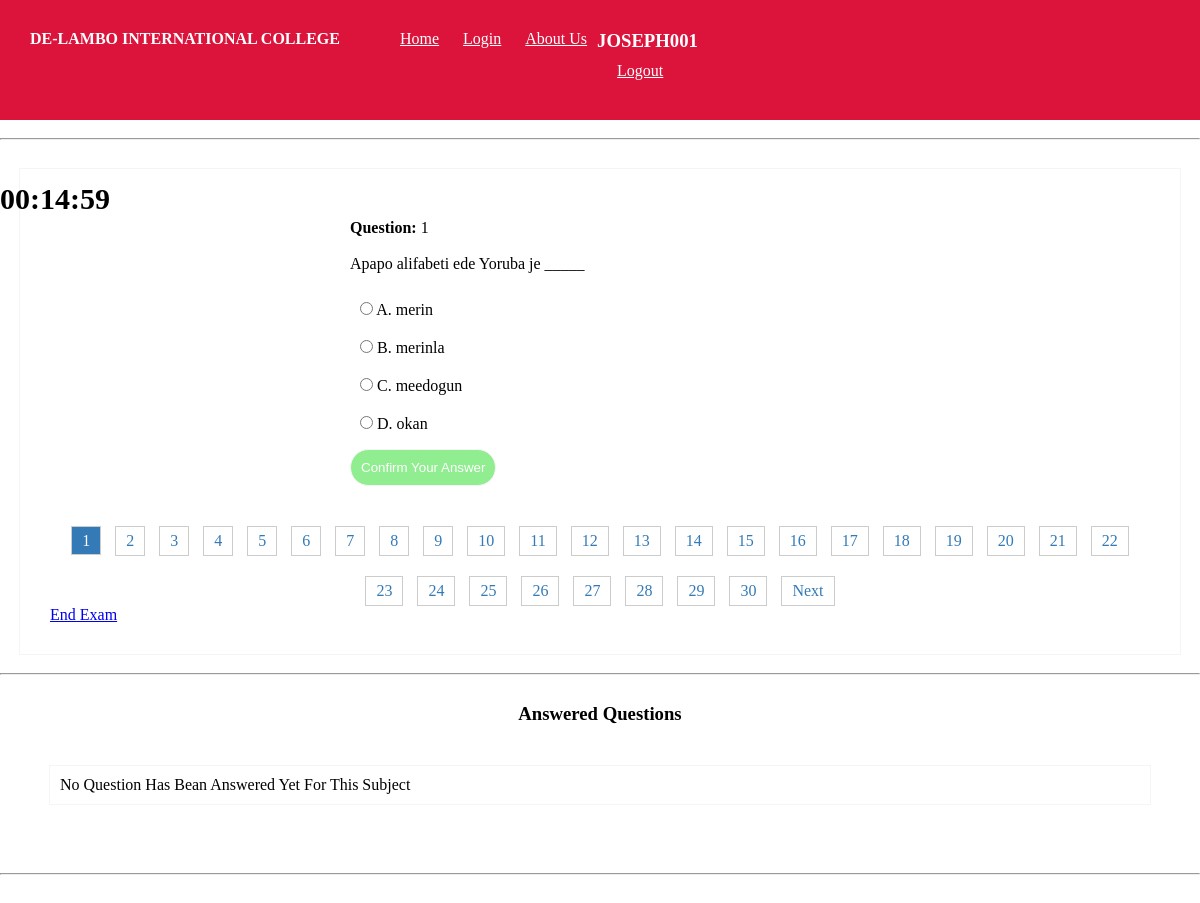
The page /yoruba.php (signed in) on the database its author committed.
### tables this page shows
CREATE TABLE `settings` (
  `id` int(11) NOT NULL,
  `school_name` text NOT NULL,
  `address` text NOT NULL,
  `phone_number` text NOT NULL,
  `email` text NOT NULL,
  `face_book` text NOT NULL
);

CREATE TABLE `exam` (
  `id` int(11) NOT NULL,
  `subject` varchar(55) DEFAULT NULL,
  `question` text DEFAULT NULL,
  `option_1` text DEFAULT NULL,
  `option_2` text DEFAULT NULL,
  `option_3` text DEFAULT NULL,
  `option_4` text DEFAULT NULL,
  `answer` text DEFAULT NULL
);

### yoruba.php (the view, shortened to what this page needs)
<?php
require "exam-header.php";
require 'admin/config.php';
$user_id=$_SESSION['user_id'];
$page = isset($_GET['page']) ? (int)$_GET['page'] : 1;
$limit = 1;
$offset = ($page - 1) * $limit;
$query = "SELECT * FROM exam WHERE subject =8 LIMIT $limit OFFSET $offset";
$result = $conn->query($query);
$total_query = "SELECT COUNT(*) AS total_questions FROM exam WHERE subject =8";
$total_result = $conn->query($total_query);
$total_row = $total_result->fetch_assoc();
$total_rows = $total_row['total_questions'];
echo "<br><hr><br><div class='question'><form action='submit.php' method='post'>";
while ($row = $result->fetch_assoc()) {
  echo "<p><b>Question: </b>".$page.'</b><br/><br/>';
  echo "<p id='q'>". $row['question'] . "</p><br/>";
  echo "<ul>";
  echo "<li><input type='radio' name='answer' value='".$row['option_1']."'> A. " . $row['option_1'] . "</li>";
  echo "<li><input type='radio' name='answer' value='".$row['option_2']."'> B. " . $row['option_2'] . "</li>";
  echo "<li><input type='radio' name='answer' value='".$row['option_3']."'> C. " . $row['option_3'] . "</li>";
  echo "<li><input type='radio' name='answer' value='".$row['option_4']."'> D. " . $row['option_4'] . "</li>";
  echo "</ul>";
}
echo "<input type='submit' value='Confirm Your Answer' name='submit' id='confirm'>";
echo "</form>";
?>
<div class="pagination">
  <?php
for ($i = 1; $i <= ceil($total_rows/ $limit); $i++) {
  if ($i == $page) {?>
    <span><?php echo $i ;?></span>
    <?php
  } else {?>
    <a href="?page=<?php echo $i;?>" id='page' data-id="<?php echo $i;?>"><?php echo $i;?></a>
    <?php
  }
}
if ($page < ceil($total_rows / $limit)) {?>
  <a href="?page=<?php echo ($page + 1);?>">Next</a>
  <?php
}?>
</div>
<p><a href="result.php?subject=8">End Exam</a></p>
</div>
<br>
<hr><br>
<h3 id='answered'>Answered Questions</h3>
<ul class='answered-question'>
    <?php
$select=$conn->query("SELECT * FROM confirm_answer WHERE student_id='$user_id'");
if($select->num_rows>0){
while($r=$select->fetch_assoc()){
    echo "<li>No: ".$r['question_no']."</li>";
}
}else{
    echo "<p class='no'>No Question Has Bean Answered Yet For This Subject</p>";
}
?>
</ul>
<br><hr><br><br>

### exam-header.php (shortened to what this page needs)
<!DOCTYPE html>
<html lang="en">
<head>
    <link rel="stylesheet" href="css/top.css">
</head>
<nav class="navbar navbar-expand">
    <?php
  require "admin/config.php";
  $na=$conn->query("SELECT * FROM settings");
  if($na->num_rows>0){
    $row=$na->fetch_assoc();
    ?>
       <h4 style="margin-right:50px;"><?php echo $row['school_name'];?></h4>
    <?php
  }else{
    echo "School Application";
  }
    ?>
    <div>
        <a href="index.php" class="nav-item">Home</a>
        <a href="login.php" class="nav-item">Login</a>
            <a href="about.php" class="nav-item">About Us</a>
    </div>
    <?php
if(isset($_SESSION['username'])){
    ?>
<div class='right'>
    <div class='drop-down-inner'>
        <h3><?php echo $_SESSION['username'];?></h4>
                     <li><a href="logout">Logout</a></li>
    </div>
    <br>
</div>
<?php
}else{
    header('location:student_login');
}
?>
</nav>
 <?php require 'timer.php';?>

### css/top.css (style rules this page uses)
* { padding: 0; margin: 0; }
.navbar-expand { padding: 30px; background-color: crimson; color: white; }
.navbar-expand a { padding: 10px; color: white; }

### exam-header.php (style rules this page uses)
.navbar { display:flex; }
.right { width: 400px; float:right; margin-right:50px; display: flex; flex-direction: row; }

### yoruba.php (style rules this page uses)
.question { padding:30px; width:1100px; margin:0 auto; border:1px solid whitesmoke; margin-top:10px; }
.pagination { text-align: center; margin-top: 20px; }
.pagination a, .pagination span { padding: 5px 10px; border: 1px solid #ccc; margin: 0 5px; text-decoration: none; color: #337ab7; }
.pagination a { margin-top:20px; display:inline-block; }
.pagination span { background-color: #337ab7; color: #fff; }
input[type="submit"] { padding:10px; margin:6px 0 0 0; background-color:lightgreen; color:white; border:1px solid whitesmoke; border-radius:50px; cursor:pointer; }
form { width:500px; margin:0 auto; margin-top:20px; }
li { list-style-type:none; padding:10px; }
.answered-question { border:1px solid whitesmoke; width: 1100px; margin:0 auto; margin-top:30px; margin-bottom:50px; }
#answered { padding:10px; text-align:center; }
.no { padding:10px; }

### rows shown on the page
settings: school_name "DE-LAMBO INTERNATIONAL COLLEGE"
exam: question "Apapo alifabeti ede Yoruba je _____", option_1 "merin", option_2 "merinla", option_3 "meedogun", option_4 "okan"

### other values the page prints
$_SESSION['username'] "JOSEPH001"
